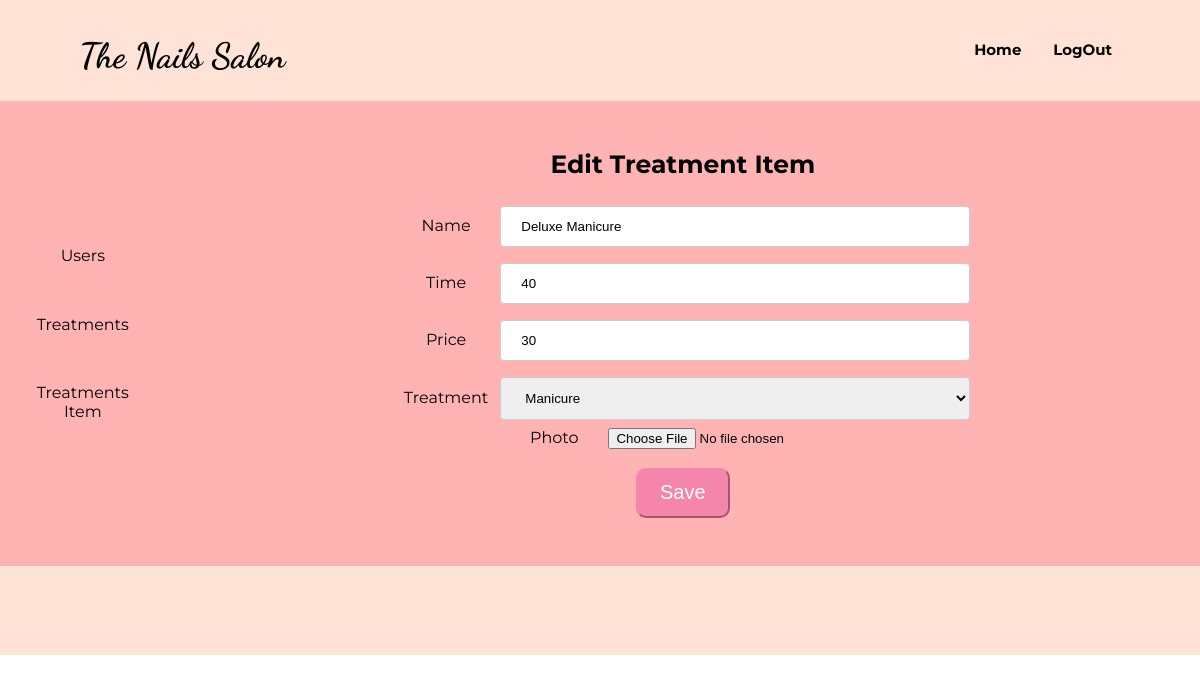
The app's page /views/editItemForm.php?id=3 with its own data.
### tables this page shows
CREATE TABLE `treatments_item` (
  `id` int(11) NOT NULL,
  `name` varchar(255) NOT NULL,
  `price` decimal(10,0) NOT NULL,
  `time` int(11) NOT NULL,
  `treatment` int(11) NOT NULL,
  `img_url` varchar(255) NOT NULL
);

CREATE TABLE `treatments` (
  `id` int(11) NOT NULL,
  `name` varchar(255) NOT NULL,
  `updated_by` varchar(255) NOT NULL
);

### models/DbCon.php (called while the page is built, shortened)
<?php
class DBConnection
{
    public function getConnection()
    {
        $this->servername="localhost";
        $this->user = "root";
        $this->password = "";
        $this->databaseName = "nails_salon";
        $connection = mysqli_connect($this->servername,$this->user,$this->password,$this->databaseName);
        return $connection;
    }
}

### controllers/ItemController.php (called while the page is built, shortened)
<?php
include_once '../models/DbCon.php';
class ItemController
{
    private $connection;
    public function __construct(){
        $obj = new DBConnection();
        $this->connection = $obj->getConnection();
    }
    public function treatmentName($t_id){
        $sql = "SELECT name FROM treatments WHERE id=$t_id";
        $treatments = mysqli_query($this->connection,$sql);
        while($row = mysqli_fetch_assoc($treatments)){
            $name = $row['name'];
        }
        return $name;
    }
    public function getItemById($id){
        $sql="SELECT * FROM treatments_item WHERE id=$id";
        $items = mysqli_query($this->connection,$sql);
        $returnArray = array();
        if($items){
            while($row = mysqli_fetch_assoc($items)){
                array_push($returnArray, $row);
            }
            return $returnArray[0];
        }else{
            echo'So ka bon';
        }
    }
}

### views/editItemForm.php (the view, shortened to what this page needs)
<?php
include_once "../controllers/ItemController.php";
    $id=(isset($_GET['id'])) ? $_GET['id'] : null;
    $controller = new ItemController();
    $item = $controller->getItemById($id);
    $one_treatment = $controller->treatmentName($item['treatment']);
?>
<!DOCTYPE html>
<html lang="en">
<head>
    <link rel="stylesheet" href="../static/css/addItemStyle.css" />
</head>
<body>
    <div class="wrapper">
        <div class="header">
            <h1>The Nails Salon</h1>
            <ul>
              <li><a href="#">Home</a></li>
              <li><a href="#">LogOut</a></li>
            </ul>
        </div>
        <div class="main">
            <div class="left-side">
                <ul>
                    <li class="users">Users</li>
                    <li class="treatments">Treatments</li>
                    <li class="item">Treatments Item</li>
                  </ul>
            </div>
            <div class="right-side">
                <h3>Edit Treatment Item</h3>
                <form action="addItem.php" method="POST" enctype= multipart/form-data>
                <?php
                global $item;
                global $one_treatment;
                    echo '
                        <input type="hidden" name="id" value"'.$item['id'].'">
                        <label for="name">Name</label>
                        <input type="text" name="name" value="'.$item['name'].'"><br>
                        <label for="time">Time</label>
                        <input type="text" name="time" value="'.$item['time'].'"><br>
                        <label for="price">Price</label>
                        <input type="text" name="price" value="'.$item['price'].'"><br>
                        <label for="treatment">Treatment</label>
                        <select name="treatment" class="treatment-list" >
                            <option>'.$one_treatment.'</option>
                    ';
                    echo '
                        </select><br>
                        <label for="photo">Photo</label>
                        <input type="file" name="addPhoto" value="Upload" id="image" ><br>';
                ?>
                    <input type="submit" value="Save" name="submit" id="saveBtn">
                </form>
            </div>
        </div>
    </div>
</body>
</html>

### static/css/addItemStyle.css (style rules this page uses)
* { padding: 0; margin: 0; }
.wrapper { background-color: #ffe3d6; width: 100%; height: 655px; font-family: "Montserrat", sans-serif; }
.header { display: flex; justify-content: space-between; width: 92%; padding: 2%; }
.header h1 { font-family: "Dancing Script", cursive; font-size: 35px; width: 30%; margin: 1% 0 0 5%; }
.header ul { display: flex; justify-content: flex-end; width: 95%; }
.header ul a { text-decoration: none; color: black; font-size: 15px; font-weight: bold; }
.header li { list-style: none; padding: 2%; }
.main { display: flex; background-color: #ffb3b3; font-family: "Montserrat", sans-serif; }
.main .left-side { width: 15%; text-align: center; margin-top: 10%; }
.main .left-side ul li { list-style: none; padding: 15%; }
.main .right-side { width: 85%; padding: 4%; text-align: center; }
.main .right-side h3 { font-size: 25px; margin-bottom: 2%; }
.main .right-side form label { display: inline-block; width: 100px; }
.main .right-side input[type="text"], .treatment-list { width: 50%; padding: 12px 20px; margin: 8px 0; display: inline-block; border: 1px solid #ccc; border-radius: 4px; box-sizing: border-box; }
.main .right-side input[type="submit"] { width: 10%; height: 50px; background-color: rgb(245, 133, 171); color: white; font-size: 20px; border-radius: 10px; border-color: rgb(245, 133, 171); margin-top: 2%; }

### records on screen
treatments_item: name "Deluxe Manicure", time "40", price "30", treatment "Manicure"
